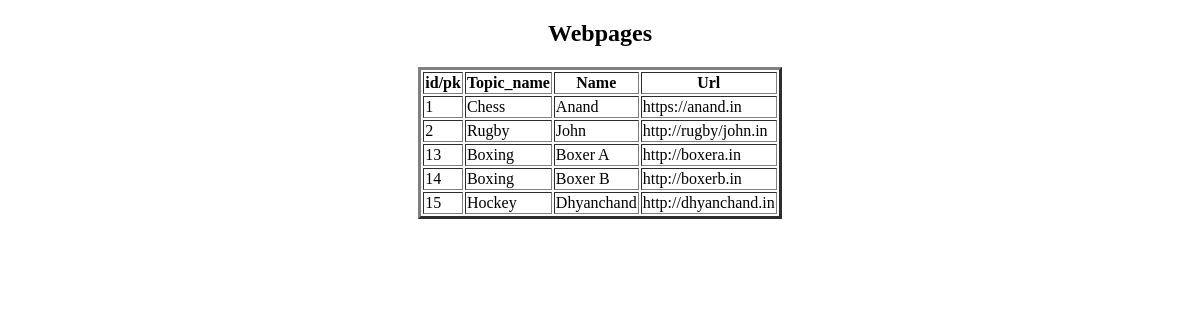
/display_webpage/, run on an earlier commit of the app's database.
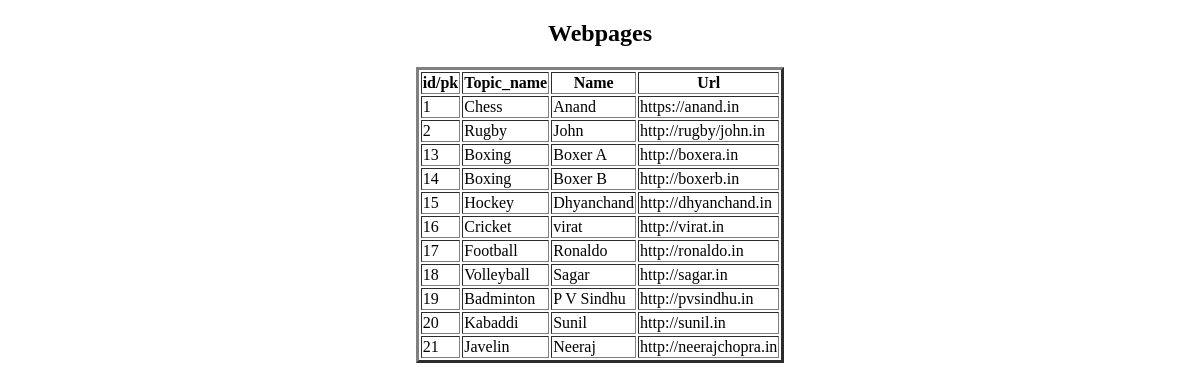
And on a later commit of the database.
### app/models.py (models this page shows, shortened)
class Webpage(models.Model):
    topic_name = models.ForeignKey(Topic, on_delete=models.CASCADE)
    name = models.CharField(max_length = 100)
    url = models.URLField()

class Topic(models.Model):
    topic_name = models.CharField(max_length = 100, primary_key=True)

### app/views.py (the view)
# urls.py: path('display_webpage/', display_webpage, name = 'display_webpage'),
def display_webpage(request):
    LWO = Webpage.objects.all()
    d = {'LWO':LWO}
    return render(request, 'display_webpage.html', d)

### templates/display_webpage.html (shortened to what this page needs)
<!DOCTYPE html>
<html lang="en">
<head>
</head>
<body>
    <center>
        <h2>Webpages</h2>
        <table border = '3px'>
            <tr>
                <th>id/pk</th>
                <th>Topic_name</th>
                <th>Name</th>
                <th>Url</th>
            </tr>
            <tbody>
                {% for ob in LWO %}
                    <tr>
                        <td>{{ob.id}}</td>
                        <td>{{ob.topic_name.topic_name}}</td>
                        <td>{{ob.name}}</td>
                        <td>{{ob.url}}</td>
                    </tr>
                {% endfor %}
            </tbody>
        </table>
    </center>
</body>
</html>

What changed in the data, as far as the page shows it:
added Webpage: id "16", topic_name.topic_name "Cricket", name "virat", url "http://virat.in"
added Webpage: id "17", topic_name.topic_name "Football", name "Ronaldo", url "http://ronaldo.in"
added Webpage: id "18", topic_name.topic_name "Volleyball", name "Sagar", url "http://sagar.in"
added Webpage: id "19", topic_name.topic_name "Badminton", name "P V Sindhu", url "http://pvsindhu.in"
added Webpage: id "20", topic_name.topic_name "Kabaddi", name "Sunil", url "http://sunil.in"
added Webpage: id "21", topic_name.topic_name "Javelin", name "Neeraj", url "http://neerajchopra.in"
